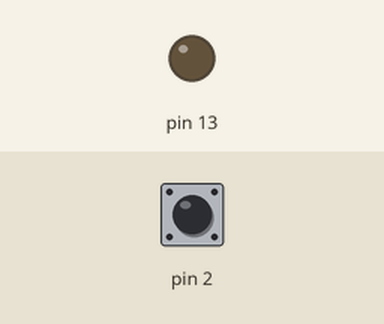
Bench run of a sketch on a simulated Arduino Leonardo, built with avr-gcc and run on an emulated ATmega32U4. On the bench: output pins drawn as LEDs (lit = HIGH). Inputs (shaded band) come from the test bench; at power-on: pin 2 HIGH. USB keyboard and mouse output is not drawn; what the sketch prints to the serial monitor is not drawn.

Above: at 1.2 s.
1.3 s: pin 2 pulled LOW for 0.15 s
At 1.6 s:
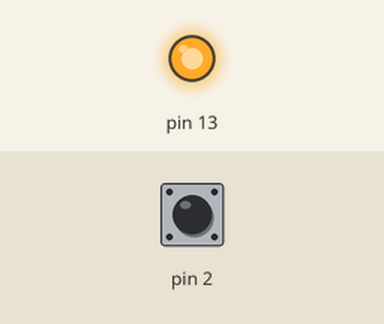
3.8 s: pin 2 pulled LOW for 3.2 s
At 9.2 s:
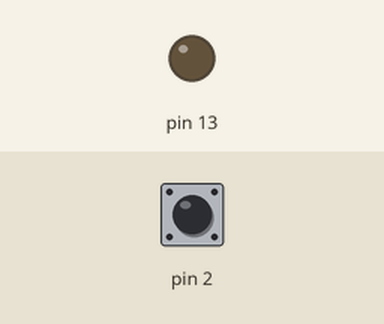
Timing chart, 0 to 10.7 s (numbered marks = the images above; inputs shaded):
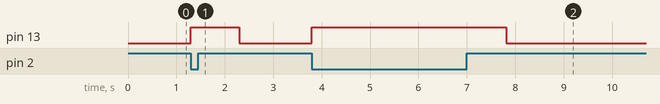

Measured:
- after the input at 1.3 s, pin 13: LOW → HIGH at once, → LOW 1.0 s later
- after the input at 3.8 s, pin 13: LOW → HIGH at once, → LOW 4.0 s later

The sketch:

ButtonWithKeyboard.ino
```cpp
/* ButtonWithKeyboard
 *
 * Adding Keyboard.h to DigitalInputPullup.ino
 */

#include "Keyboard.h"

void setup() {
  //start serial connection
  Serial.begin(9600);
  //configure pin 2 as an input and enable the internal pull-up resistor
  pinMode(2, INPUT_PULLUP);
  pinMode(13, OUTPUT);

  Keyboard.begin();
}

void loop() {
  //read the pushbutton value into a variable
  int sensorVal = digitalRead(2);
  //print out the value of the pushbutton
  Serial.println(sensorVal);

  // Keep in mind the pull-up means the pushbutton's logic is inverted. It goes
  // HIGH when it's open, and LOW when it's pressed. Turn on pin 13 when the
  // button's pressed, and off when it's not:
  if (sensorVal == HIGH) {
    digitalWrite(13, LOW);
    Keyboard.releaseAll();
  } else {
    digitalWrite(13, HIGH);
    Keyboard.write(KEY_RIGHT_ARROW);
    delay(1000);
  }
}
```
